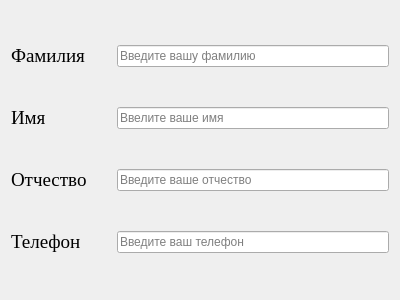
<?xml version="1.0" encoding="UTF-8"?>
<ui version="4.0">
 <class>Form</class>
 <widget class="QWidget" name="Form">
  <property name="geometry">
   <rect>
    <x>0</x>
    <y>0</y>
    <width>400</width>
    <height>300</height>
   </rect>
  </property>
  <property name="windowTitle">
   <string>Form</string>
  </property>
  <layout class="QVBoxLayout" name="verticalLayout">
   <item>
    <layout class="QHBoxLayout" name="horizontalLayout">
     <item>
      <widget class="QLabel" name="label">
       <property name="minimumSize">
        <size>
         <width>100</width>
         <height>0</height>
        </size>
       </property>
       <property name="font">
        <font>
         <family>Times New Roman</family>
         <pointsize>14</pointsize>
        </font>
       </property>
       <property name="text">
        <string>Фамилия</string>
       </property>
      </widget>
     </item>
     <item>
      <widget class="QLineEdit" name="lineEdit">
       <property name="placeholderText">
        <string>Введите вашу фамилию</string>
       </property>
      </widget>
     </item>
    </layout>
   </item>
   <item>
    <layout class="QHBoxLayout" name="horizontalLayout_2">
     <item>
      <widget class="QLabel" name="label_2">
       <property name="minimumSize">
        <size>
         <width>100</width>
         <height>0</height>
        </size>
       </property>
       <property name="font">
        <font>
         <family>Times New Roman</family>
         <pointsize>14</pointsize>
        </font>
       </property>
       <property name="text">
        <string>Имя</string>
       </property>
      </widget>
     </item>
     <item>
      <widget class="QLineEdit" name="lineEdit_2">
       <property name="placeholderText">
        <string>Ввелите ваше имя</string>
       </property>
      </widget>
     </item>
    </layout>
   </item>
   <item>
    <layout class="QHBoxLayout" name="horizontalLayout_3">
     <item>
      <widget class="QLabel" name="label_3">
       <property name="minimumSize">
        <size>
         <width>100</width>
         <height>0</height>
        </size>
       </property>
       <property name="font">
        <font>
         <family>Times New Roman</family>
         <pointsize>14</pointsize>
        </font>
       </property>
       <property name="text">
        <string>Отчество</string>
       </property>
      </widget>
     </item>
     <item>
      <widget class="QLineEdit" name="lineEdit_3">
       <property name="placeholderText">
        <string>Введите ваше отчество</string>
       </property>
      </widget>
     </item>
    </layout>
   </item>
   <item>
    <layout class="QHBoxLayout" name="horizontalLayout_4">
     <item>
      <widget class="QLabel" name="label_4">
       <property name="minimumSize">
        <size>
         <width>100</width>
         <height>0</height>
        </size>
       </property>
       <property name="font">
        <font>
         <family>Times New Roman</family>
         <pointsize>14</pointsize>
        </font>
       </property>
       <property name="text">
        <string>Телефон</string>
       </property>
      </widget>
     </item>
     <item>
      <widget class="QLineEdit" name="lineEdit_4">
       <property name="placeholderText">
        <string>Введите ваш телефон</string>
       </property>
      </widget>
     </item>
    </layout>
   </item>
  </layout>
 </widget>
 <resources/>
 <connections/>
</ui>
